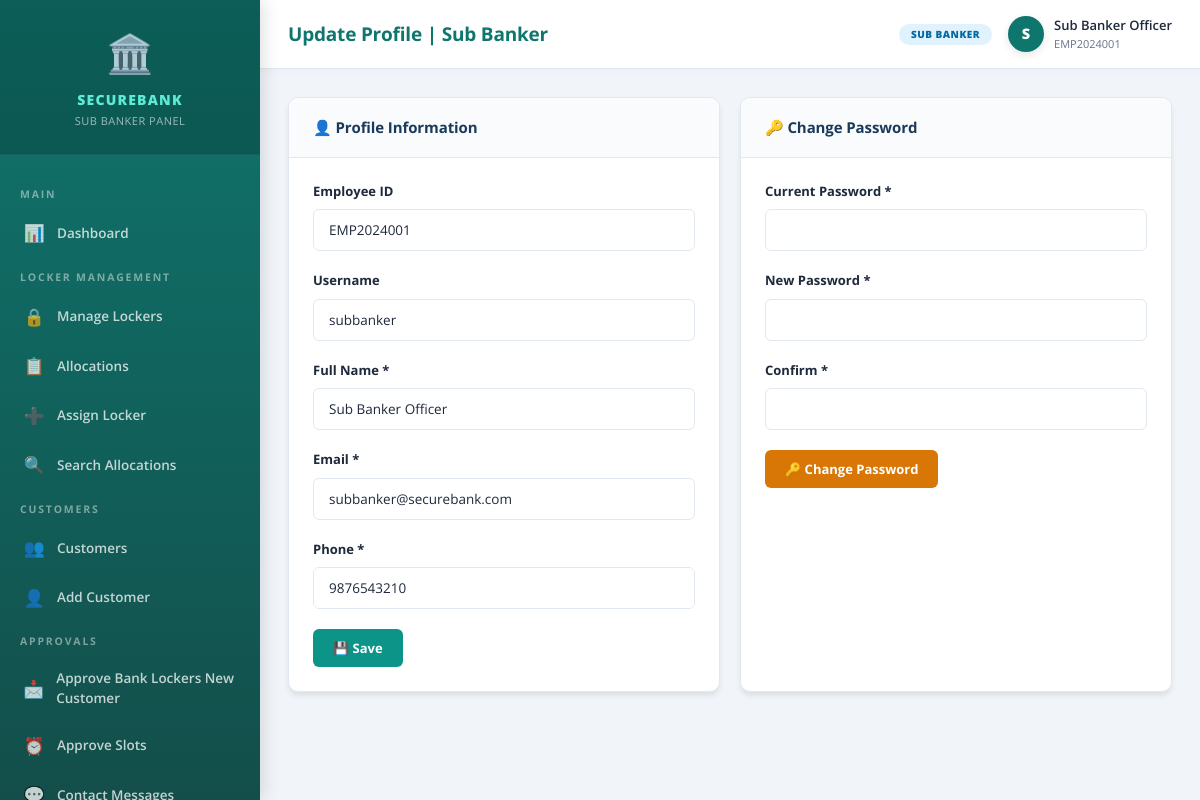
Screenshot of /sub_banker/profile.php (signed in) with the database file from the repository.
### tables this page shows
CREATE TABLE IF NOT EXISTS sub_banker (
    id INT AUTO_INCREMENT PRIMARY KEY,
    username VARCHAR(50) NOT NULL UNIQUE,
    password VARCHAR(255) NOT NULL,
    full_name VARCHAR(100) NOT NULL,
    employee_id VARCHAR(20) NOT NULL UNIQUE,
    email VARCHAR(100) NOT NULL UNIQUE,
    phone VARCHAR(15) NOT NULL,
    status ENUM('active', 'inactive') DEFAULT 'active',
    created_at TIMESTAMP DEFAULT CURRENT_TIMESTAMP
);

### sub_banker/profile.php (the view, shortened to what this page needs)
<?php
require_once '../includes/header_subbanker.php';
$conn = getDBConnection();
$sid = $_SESSION['subbanker_id'];
$sb = $conn->query("SELECT * FROM sub_banker WHERE id=$sid")->fetch_assoc();
?>
<div style="display:grid;grid-template-columns:1fr 1fr;gap:20px;">
  <div class="card">
    <div class="card-header"><h3>👤 Profile Information</h3></div>
    <div class="card-body">
      <form method="POST">
        <div class="form-group"><label class="form-label">Employee ID</label><input type="text" class="form-control" value="<?= htmlspecialchars($sb['employee_id']) ?>" disabled></div>
        <div class="form-group"><label class="form-label">Username</label><input type="text" class="form-control" value="<?= htmlspecialchars($sb['username']) ?>" disabled></div>
        <div class="form-group"><label class="form-label">Full Name *</label><input type="text" name="full_name" class="form-control" required value="<?= htmlspecialchars($sb['full_name']) ?>"></div>
        <div class="form-group"><label class="form-label">Email *</label><input type="email" name="email" class="form-control" required value="<?= htmlspecialchars($sb['email']) ?>"></div>
        <div class="form-group"><label class="form-label">Phone *</label><input type="text" name="phone" class="form-control" required value="<?= htmlspecialchars($sb['phone']) ?>"></div>
        <button type="submit" class="btn btn-teal">💾 Save</button>
      </form>
    </div>
  </div>
  <div class="card">
    <div class="card-header"><h3>🔑 Change Password</h3></div>
    <div class="card-body">
      <form method="POST">
        <div class="form-group"><label class="form-label">Current Password *</label><input type="password" name="old_password" class="form-control" required></div>
        <div class="form-group"><label class="form-label">New Password *</label><input type="password" name="new_password" class="form-control" required minlength="6"></div>
        <div class="form-group"><label class="form-label">Confirm *</label><input type="password" name="confirm_password" class="form-control" required></div>
        <button type="submit" class="btn btn-warning">🔑 Change Password</button>
      </form>
    </div>
  </div>
</div>
<?php $conn->close(); require_once '../includes/footer_subbanker.php'; ?>

### css/style.css (style rules this page uses)
:root { --primary: #1a3a5c; --primary-light: #2563a8; --primary-dark: #0f2845; --accent: #e8a020; --accent-hover: #d97706; --gold: #c8a84b; --success: #16a34a; --danger: #dc2626; --warning: #d97706; --secondary: #64748b; --bg: #f1f5f9; --white: #ffffff; --border: #e2e8f0; --text: #1e293b; --text-muted: #64748b; --shadow: 0 4px 6px -1px rgba(0, 0, 0, 0.1); --shadow-lg: 0 10px 25px -3px rgba(0, 0, 0, 0.15); --radius: 10px; --teal: #0d9488; --teal-light: #14b8a6; --teal-dark: #0f766e; }
* { margin: 0; padding: 0; box-sizing: border-box; }
body { font-family: 'Open Sans', sans-serif; background: var(--bg); color: var(--text); font-size: 14px; line-height: 1.5; -webkit-font-smoothing: antialiased; }
.card { background: var(--white); border-radius: var(--radius); box-shadow: var(--shadow); border: 1px solid var(--border); overflow: hidden; margin-bottom: 24px; }
.card-header { padding: 18px 24px; border-bottom: 1px solid var(--border); display: flex; align-items: center; justify-content: space-between; background: #fafbfc; }
.card-header h3 { font-size: 15px; font-weight: 700; color: var(--primary); letter-spacing: -0.1px; }
.card-body { padding: 24px; }
.form-group { margin-bottom: 20px; }
.form-label { display: block; font-size: 13px; font-weight: 700; color: var(--text); margin-bottom: 8px; }
.form-control { width: 100%; padding: 11px 15px; border: 1.5px solid var(--border); border-radius: 6px; font-size: 13.5px; font-family: inherit; background: var(--white); color: var(--text); transition: border-color 0.2s, box-shadow 0.2s; outline: none; }
.btn { display: inline-flex; align-items: center; gap: 6px; padding: 10px 20px; border-radius: 6px; border: none; font-size: 13px; font-weight: 700; cursor: pointer; text-decoration: none; transition: all 0.25s ease; font-family: inherit; white-space: nowrap; }
.btn-warning { background: var(--warning); color: white; }
.btn-teal { background: var(--teal); color: white; }

### rows the page displays
sub_banker: employee "EMP2024001", username "subbanker", full_name "Sub Banker Officer", email "subbanker@securebank.com", phone "9876543210"

### other values shown
$page_title "Update Profile | Sub Banker"
substr($_SESSION['subbanker_name']??'S',0,1) "S"
$_SESSION['subbanker_name'] "Sub Banker Officer"
$_SESSION['subbanker_eid'] "EMP2024001"
